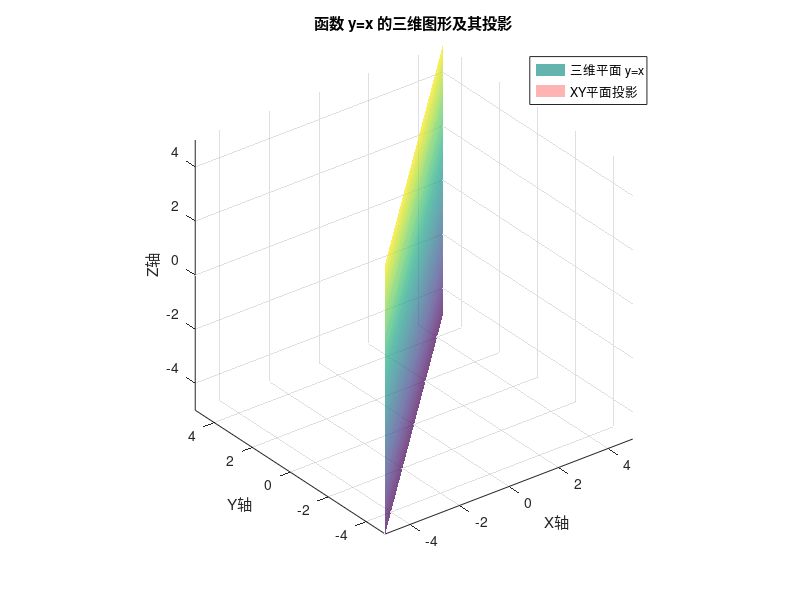

Reproduce this figure in MATLAB.
% 三维平面绘制及其投影效果
figure('Position', [100, 100, 800, 600]);

% 创建函数 y=x 的三维平面数据
[x, z] = meshgrid(linspace(-5, 5, 50));
y = x;

% 绘制三维平面
surf(x, y, z, 'FaceAlpha', 0.7, 'EdgeColor', 'none');
hold on;

% 绘制XY平面投影
surf(x, y, zeros(size(z)), 'FaceColor', 'r', 'FaceAlpha', 0.3, 'EdgeColor', 'none');

% 设置图形属性
grid on;
axis equal;
xlabel('X轴');
ylabel('Y轴');
zlabel('Z轴');
title('函数 y=x 的三维图形及其投影');
legend('三维平面 y=x', 'XY平面投影', 'Location', 'best');

% 添加网格和美化
set(gcf, 'Color', 'w');

% 显示数据信息
fprintf('平面数据信息:\n');
fprintf('网格尺寸: %d x %d\n', size(x,1), size(x,2));
fprintf('X范围: [%.2f, %.2f]\n', min(x(:)), max(x(:)));
fprintf('Y范围: [%.2f, %.2f]\n', min(y(:)), max(y(:)));
fprintf('Z范围: [%.2f, %.2f]\n', min(z(:)), max(z(:)));